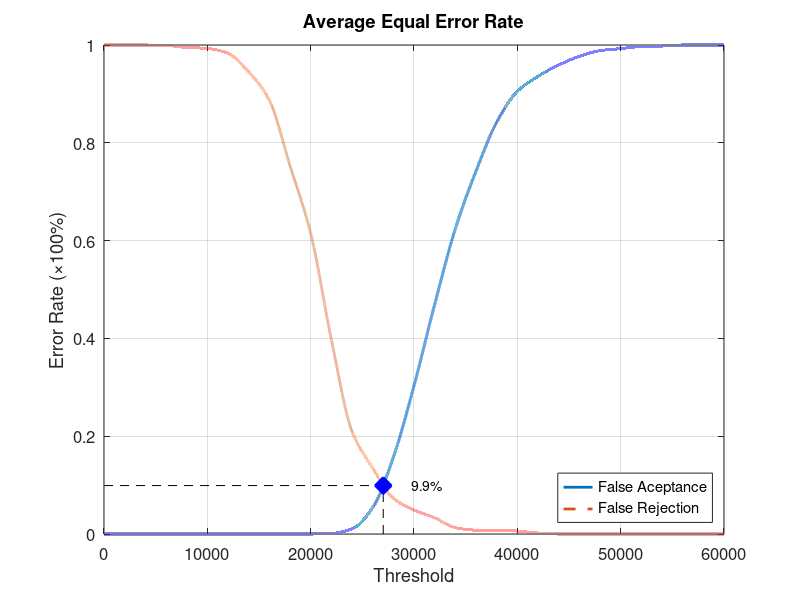
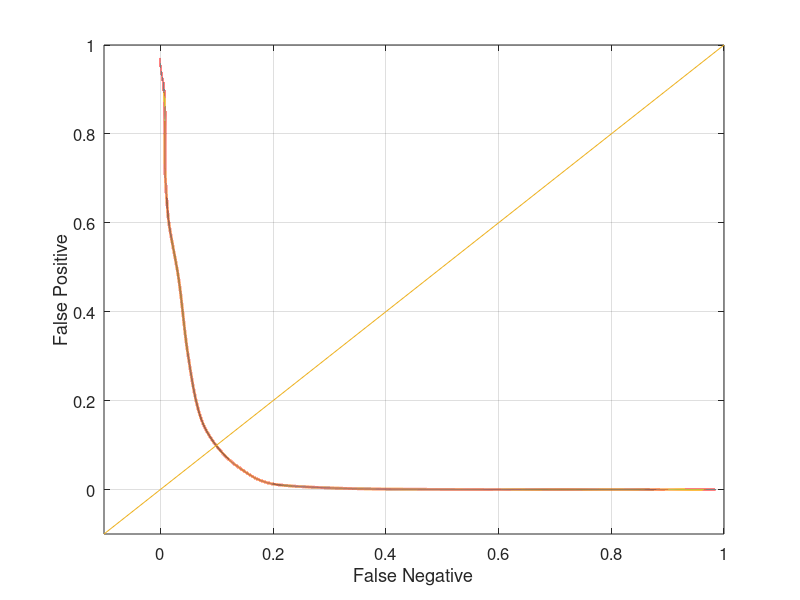

MATLAB code to generate these figures, in order:
function yEER = Database4Average
close all;
clear;
clc;
x = 0:2000:60000;
xq = 0:0.5:60000;

y0 = [0 0 0 0 0 0 0 0 0 0 0 0.00105263 0.0105263 0.0536842 0.156842 0.303158 0.469474 0.624211 0.742105 0.842105 0.905263 0.935789 0.958947 0.976842 0.988421 0.992632 0.996842 0.997895 1 1 1];
yy0 = interp1(x, y0, xq, 'pchip');
y1 = [1 1 1 0.999 0.995 0.993 0.983 0.945 0.887 0.753 0.615 0.398 0.21 0.135 0.073 0.049 0.033 0.013 0.008 0.008 0.006 0.002 0 0 0 0 0 0 0 0 0];
yy1 = interp1(x, y1, xq, 'pchip');

% Calculating EER: 
y2 = abs(y0 - y1);
find(y2 == min(y2))
yy2 = abs(yy0 - yy1);
xEER = find(yy2 == min(yy2));
xEERIndex = xq(xEER) % X-axis EER
yEER = yy0(xEER) % Y-axis EER

main = figure
plot(xq, yy0,'-','LineWidth', 2);	hold on
plot(xq, yy1,'--','LineWidth', 2);	hold on
plot([xEERIndex xEERIndex], [0 yEER], 'k--');	hold on
plot([0 xEERIndex], [yEER yEER], 'k--');	hold on
plot(xEERIndex, yEER, 'bx', 'LineWidth', 10);	hold on
text(xEERIndex + 10 * xEERIndex / 100, yEER, [num2str(round((10000 * yEER)) / 100) '%'])
legend('False Aceptance', 'False Rejection', 'Location', 'SouthEast')
xlabel('Threshold')
ylabel('Error Rate (\times100%)')
title('Average Equal Error Rate')
set(gca, 'FontSize', 12)
axis([0 60000 0 1])
grid on

print(main, 'Database4AverageMain', '-dpng');
FNRxFPR = figure('Color', [1 1 1]);
plot(yy1, yy0, '-', yy1, yy0, 'LineWidth', 2);
hold on
y = -0.1:0.1:1
plot(y, y); 
set(gca, 'FontSize', 12)
xlabel('False Negative')
ylabel('False Positive')
axis([-0.1 1 -0.1 1])
set(gca, 'FontSize', 12)
grid on

print(FNRxFPR, 'Database4AverageFNRxFPR','-dpng');
end
